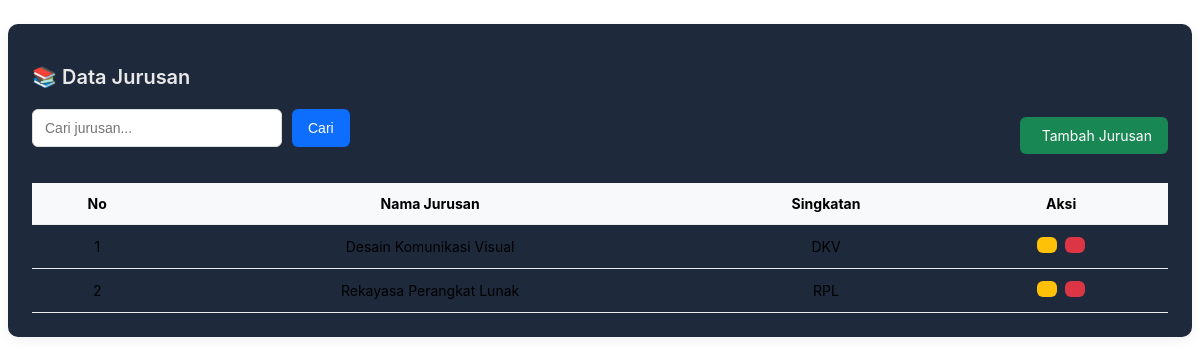
The page /admin/jurusan.php on the database its author committed.
### tables this page shows
CREATE TABLE `jurusan` (
  `id_jurusan` int NOT NULL,
  `nama_jurusan` varchar(50) NOT NULL,
  `singkatan` varchar(10) DEFAULT NULL
);

### admin/jurusan.php (the view, shortened to what this page needs)
<?php
include("koneksi.php");
$cari = "";
if (isset($_GET['cari']) && $_GET['cari'] != "") {
    $cari = $_GET['cari'];
    $result = mysqli_query($koneksi, "SELECT * FROM jurusan
                                      WHERE nama_jurusan LIKE '%$cari%'
                                         OR singkatan LIKE '%$cari%'
                                      ORDER BY id_jurusan DESC");
} else {
    $result = mysqli_query($koneksi, "SELECT * FROM jurusan ORDER BY id_jurusan DESC");
}
?>
<div class="card">
    <h2>📚 Data Jurusan</h2>
    <div class="search-add">
        <form method="get" action="">
            <input type="text" name="cari" placeholder="Cari jurusan..." value="<?= htmlspecialchars($cari) ?>">
            <button type="submit" class="btn-search"><i class="fas fa-search"></i> Cari</button>
        </form>
        <a href="admin/jurusan_tambah.php" class="btn-add"><i class="fas fa-plus"></i> Tambah Jurusan</a>
    </div>
    <table class="table">
        <thead>
            <tr>
                <th>No</th>
                <th>Nama Jurusan</th>
                <th>Singkatan</th>
                <th>Aksi</th>
            </tr>
        </thead>
        <tbody>
        <?php
        $no = 1;
        if (mysqli_num_rows($result) > 0) {
            while ($row = mysqli_fetch_assoc($result)) { ?>
                <tr>
                    <td><?= $no++ ?></td>
                    <td><?= $row['nama_jurusan'] ?></td>
                    <td><?= $row['singkatan'] ?></td>
                    <td>
                        <a href="admin/jurusan_edit.php?id=<?= $row['id_jurusan'] ?>" class="btn-edit"><i class="fas fa-edit"></i></a>
                        <a href="admin/jurusan_hapus.php?id=<?= $row['id_jurusan'] ?>"
                           class="btn-delete"
                           onclick="return confirm('Yakin ingin menghapus jurusan ini?')"><i class="fas fa-trash"></i></a>
                    </td>
                </tr>
        <?php }
        } else { ?>
            <tr>
                <td colspan="4" class="text-center text-muted">⚠️ Data tidak ditemukan</td>
            </tr>
        <?php } ?>
        </tbody>
    </table>
</div>

### admin/jurusan.php (style rules this page uses)
.card { background-color: #1e293b; border-radius: 10px; padding: 24px; box-shadow: 0 4px 12px rgba(0,0,0,0.06); margin-top: 24px; font-family: 'Inter', sans-serif; }
.card h2 { font-size: 20px; font-weight: 600; color: #e8e8e8ff; margin-bottom: 20px; }
.search-add { display: flex; justify-content: space-between; flex-wrap: wrap; align-items: center; margin-bottom: 20px; gap: 12px; }
.search-add form { display: flex; gap: 10px; }
.search-add input[type="text"] { padding: 10px 12px; border: 1px solid #ddd; border-radius: 6px; font-size: 14px; width: 250px; }
.btn-search { background-color: #0d6efd; color: white; border: none; padding: 10px 16px; border-radius: 6px; cursor: pointer; font-size: 14px; transition: 0.2s ease; }
.btn-add { background-color: #198754; color: #fff; padding: 10px 16px; border-radius: 6px; font-size: 14px; text-decoration: none; transition: 0.2s ease; }
.table { width: 100%; border-collapse: collapse; font-size: 14px; }
.table thead { background-color: #f8f9fa; }
.table th, .table td { padding: 12px 16px; border-bottom: 1px solid #e9ecef; text-align: center; }
.btn-edit, .btn-delete { padding: 8px 10px; font-size: 14px; border-radius: 6px; text-decoration: none; margin: 0 2px; display: inline-block; transition: 0.2s ease; }
.btn-edit { background-color: #ffc107; color: #000; }
.btn-delete { background-color: #dc3545; color: #fff; }

### rows shown on the page
jurusan: nama_jurusan "Desain Komunikasi Visual", singkatan "DKV"
jurusan: nama_jurusan "Rekayasa Perangkat Lunak", singkatan "RPL"
